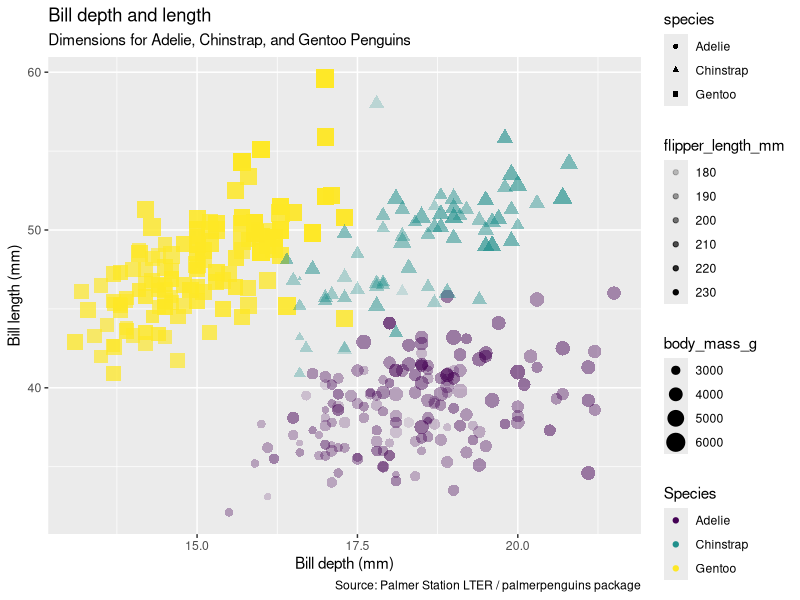
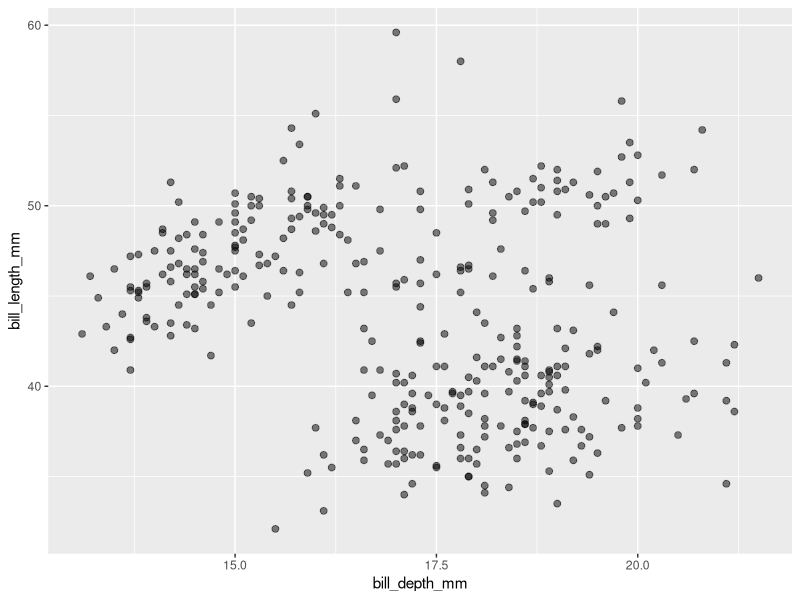
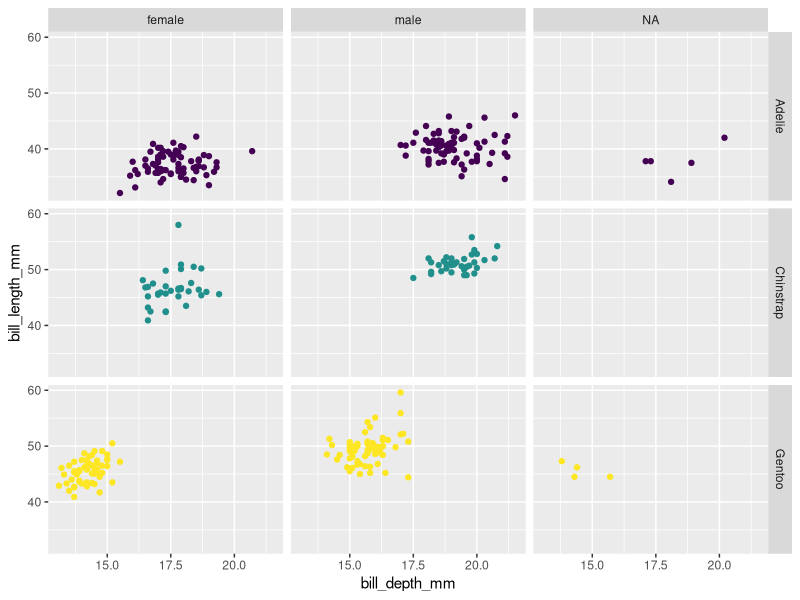

Source code (R) for these figures, in order:
## ggplot for Palmer Penguins (Introduction to ggplot)
## Created by: Sally Heo
## Created on: 02-08-22
## Last edited: 02-08-22
#############################################

### Load libraries needed for code to run ###
install.packages("palmerpenguins") # Data for Palmer Penguins
library(tidyverse) # Do this before we run any ggplot and before we start
library(here) # Do this every time and be sure you are in the line and click run
library(palmerpenguins) # Do this every time and make sure you are in the line and click run

### Function ###
glimpse(penguins) # Without loading tidyverse first, this function won't work 

### Data ### 
library(palmerpenguins) # Data: Palmer Penguins

#### Visualize Palmer Penguins Data with Mapping to specific variables (color, shape, size, alpha) ####

ggplot(data=penguins, # Penguin Dataframe
       mapping = aes(x = bill_depth_mm, # Map bill_depth_mm on x-axis
                     y = bill_length_mm, # Map bill_length_mm on y-axis
                     color = species, # Mapping species to the color of each point
                     shape = species, 
                     size = body_mass_g, # Mapping
                     alpha = flipper_length_mm)) + # Alpha (transparency), mapping
  geom_point()+ # Represent each observation with a point (Each plot uses a different visual object to present the data)
  labs(title = "Bill depth and length", # Title of the plot
       subtitle ="Dimensions for Adelie, Chinstrap, and Gentoo Penguins", # Subtitle of the plot
      x = "Bill depth (mm)", y = "Bill length (mm)",# Labeling the x-axis and y-axis on the plot
      color = "Species", # Labeling the legend species
      caption = "Source: Palmer Station LTER / palmerpenguins package")+ # caption for the source of the data
  scale_color_viridis_d() # Adding a discrete color scale 


### Visualize data with Setting (geom_*() ###

ggplot(data=penguins, 
       mapping = aes(x = bill_depth_mm,
                     y = bill_length_mm)) + 
geom_point(size = 2, alpha = 0.5) # Setting

### Faceting ###
## Note: Make sure to always label your plots with proper titles and axis labels
ggplot(penguins,
       aes(x = bill_depth_mm,
           y = bill_length_mm,
           color = species,)) + # Facet and color, no legend
  geom_point()+
  scale_color_viridis_d()+
  facet_grid(species~sex)+ # ~ tilda; species as a function of sex, 2D grid, rows ~ columns
  guides(color = FALSE) # Facet and color, no legend
                     




